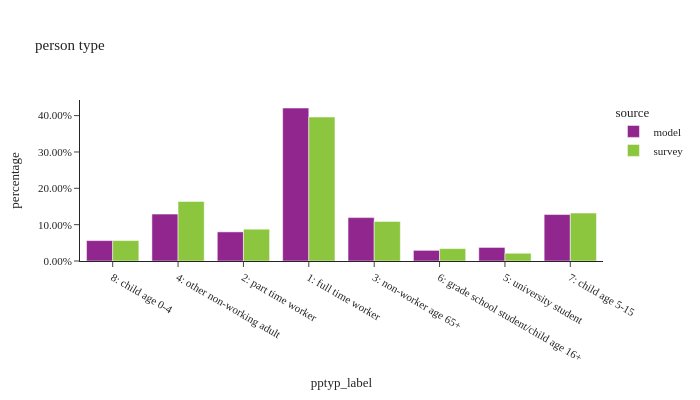

The code cell stored with this chart in its notebook:
### Code cell
df_plot = (
    person.group_by(['source', 'pptyp_label'])
    .agg([
        pl.col('psexpfac').sum().alias('psexpfac'),
        pl.col('psexpfac').count().alias('sample count')
    ])
    .with_columns((pl.col('psexpfac') / pl.col('psexpfac').sum().over(['source'])).alias('percentage'))
)

fig = px.bar(df_plot.sort(['source']).to_pandas(), x="pptyp_label", y="percentage", color="source",
             hover_data=['sample count'],
             barmode="group", title="person type")
fig.update_layout(height=400, width=700, font=dict(size=11),
                  yaxis=dict(tickformat=".2%"))
fig.show()

### Figure 1 — Plotly figure (JSON) as saved in the notebook; plotly's stock layout.template omitted (floating-point values rounded to 4 significant figures)
{"data": [{"alignmentgroup": "True", "customdata": [[244758], [562022], [348968], [1833165], [520052], [127563], [162388], [557103]], "hovertemplate": "source=model<br>pptyp_label=%{x}<br>percentage=%{y}<br>sample count=%{customdata[0]}<extra></extra>", "legendgroup": "model", "marker": {"color": "#91268F", "pattern": {"shape": ""}}, "name": "model", "offsetgroup": "model", "orientation": "v", "showlegend": true, "textposition": "auto", "type": "bar", "x": ["8: child age 0-4", "4: other non-working adult", "2: part time worker", "1: full time worker", "3: non-worker age 65+", "6: grade school student/child age 16+", "5: university student", "7: child age 5-15"], "xaxis": "x", "y": [0.05619, 0.129, 0.08011, 0.4208, 0.1194, 0.02928, 0.03728, 0.1279], "yaxis": "y"}, {"alignmentgroup": "True", "customdata": [[555], [1090], [288], [1039], [170], [573], [125], [2895]], "hovertemplate": "source=survey<br>pptyp_label=%{x}<br>percentage=%{y}<br>sample count=%{customdata[0]}<extra></extra>", "legendgroup": "survey", "marker": {"color": "#8CC63E", "pattern": {"shape": ""}}, "name": "survey", "offsetgroup": "survey", "orientation": "v", "showlegend": true, "textposition": "auto", "type": "bar", "x": ["2: part time worker", "3: non-worker age 65+", "8: child age 0-4", "4: other non-working adult", "5: university student", "7: child age 5-15", "6: grade school student/child age 16+", "1: full time worker"], "xaxis": "x", "y": [0.08753, 0.1089, 0.0563, 0.1639, 0.02129, 0.1318, 0.0341, 0.3961], "yaxis": "y"}], "layout": {"barmode": "group", "font": {"size": 11}, "height": 400, "legend": {"title": {"text": "source"}, "tracegroupgap": 0}, "title": {"text": "person type"}, "width": 700, "xaxis": {"anchor": "y", "domain": [0.0, 1.0], "title": {"text": "pptyp_label"}}, "yaxis": {"anchor": "x", "domain": [0.0, 1.0], "tickformat": ".2%", "title": {"text": "percentage"}}}}
